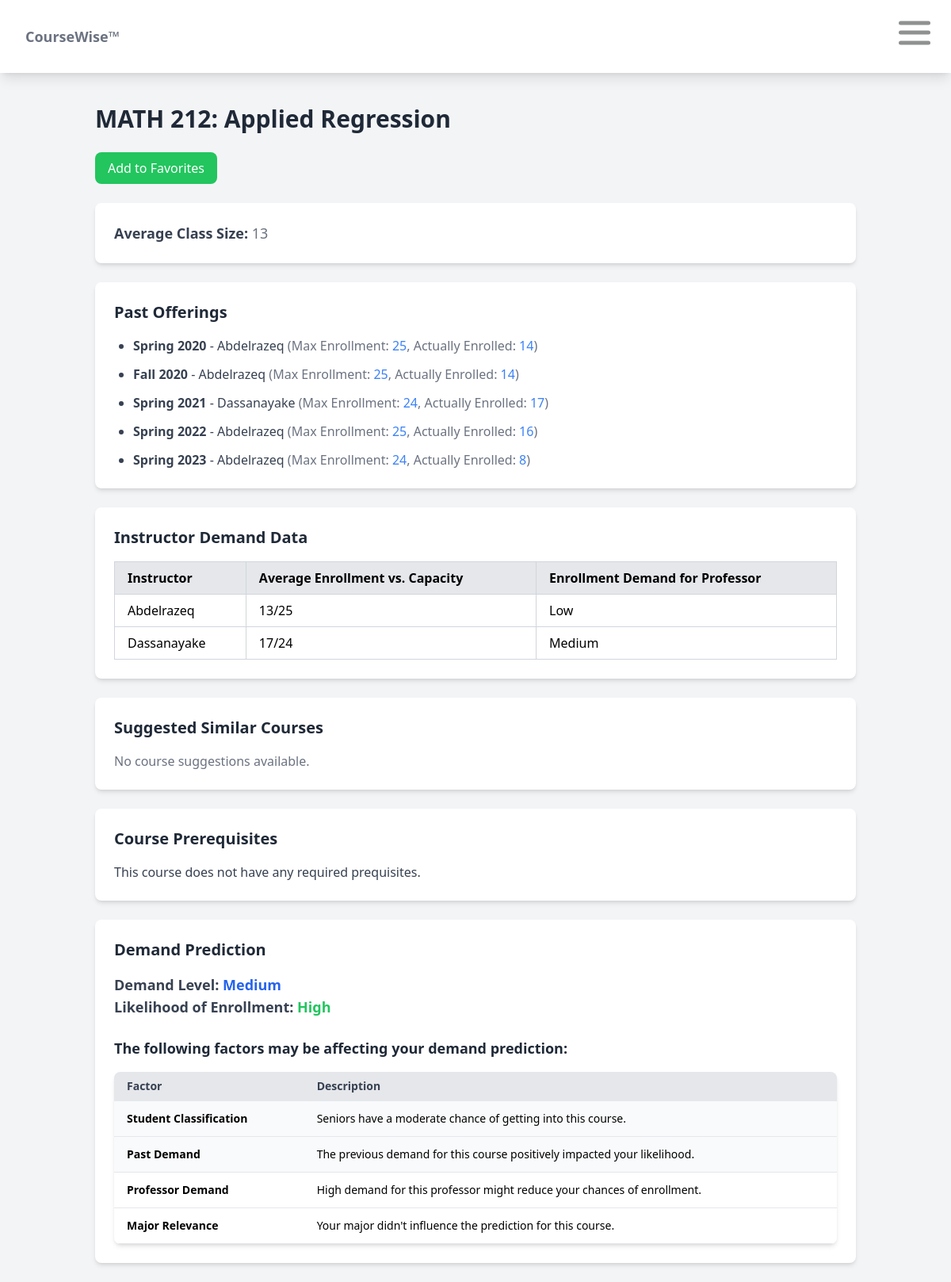
/courses/MATH/212/, run on the app's committed database.
### courses/models.py (models this page shows)
class CourseInfo(models.Model):
    semester = models.CharField(max_length=255)
    year = models.CharField(max_length=255)
    subject = models.CharField(max_length=255)
    course_number = models.IntegerField()
    course_title = models.CharField(max_length=255)
    catalog_title = models.CharField(max_length=255)
    f_credits = models.CharField(max_length=255)
    prereqs = models.CharField(max_length=255)
    meeting_pattern = models.CharField(max_length=255)
    meeting_time = models.CharField(max_length=255)
    instructor = models.CharField(max_length=255)
    max_enrollment = models.IntegerField()
    students_enrolled = models.IntegerField()
    primary_requests = models.IntegerField()
    major_requests = models.IntegerField()
    senior_requests = models.IntegerField()
    seniors_enrolled = models.IntegerField()
    junior_requests = models.IntegerField()
    juniors_enrolled = models.IntegerField()
    sophomore_requests = models.IntegerField()
    sophomores_enrolled = models.IntegerField()
    first_year_requests = models.IntegerField()
    first_years_enrolled = models.IntegerField()

### courses/views.py (the view)
# urls.py: path('<str:subject>/<str:number>/', views.course_page, name='course_page'),
def course_page(request, subject, number):
    offerings = CourseInfo.objects.filter(subject=subject.upper(), course_number=int(number))
    unique_offerings = offerings.values('semester', 'year', 'instructor', 'max_enrollment',
                                        'students_enrolled').distinct()
    catalog_pull = CourseCatalog.objects.filter(subject=subject.upper(), course_number=number).first()
    avg_class_size = int(offerings.aggregate(Avg("students_enrolled"))["students_enrolled__avg"]) or 0
    demand_data = demand_prediction(request, subject, number)
    suggestion_courses = demand_data.get('suggestion_courses', [])
    instructor_demand_data = []
    instructors = offerings.values_list('instructor', flat=True).distinct()
    for instructor in instructors:
        if instructor is not None:
            history = offerings.filter(instructor=instructor)
            avg_data = history.aggregate(
                avg_enrollment=Avg('students_enrolled'),
                avg_capacity=Avg('max_enrollment')
            )
            avg_enrollment = avg_data['avg_enrollment'] or 0
            avg_capacity = avg_data['avg_capacity'] or 0
            demand_level = _calculate_demand_level(history)
            instructor_demand_data.append({
                'instructor': instructor,
                'avg_enrollment': round(avg_enrollment),
                'avg_capacity': round(avg_capacity),
                'enrollment_vs_capacity': f"{round(avg_enrollment)}/{round(avg_capacity)}",
                'enrollment_demand': demand_level,
            })
    favorites = request.session.get('favorites', [])
    is_favorite = f"{subject}-{number}" in favorites
    course_title = CourseInfo.objects.filter(subject=subject.upper(), course_number=int(number)).values('catalog_title').first()
    return render(request, 'course_page.html', {
        'offerings': unique_offerings,
        'avg_class_size': avg_class_size,
        'classification': demand_data["classification"],
        'demand_level': demand_data["demand_level"],
        'student_classification': demand_data["student_classification"],
        'student_major': demand_data["student_major"],
        'suggestion_courses': suggestion_courses,
        'instructor_demand_data': instructor_demand_data,
        'impact_factors': demand_data["impact_factors"],
        'course': catalog_pull,
        'subject': subject,
        'course_number': number,
        'title': course_title['catalog_title'],
        'is_favorite': is_favorite
    })

### courses/views.py (called while the page is built)
def _calculate_demand_level(course_history):
    if not course_history:
        return "Unknown"
    total_fill_rate = 0
    count = 0
    for offering in course_history:
        if offering.max_enrollment > 0:  # Avoid division by zero
            fill_rate = (offering.students_enrolled / offering.max_enrollment) * 100
            total_fill_rate += fill_rate
            count += 1
    if count == 0:
        return "Unknown"
    avg_fill_rate = total_fill_rate / count
    if avg_fill_rate >= 90:
        return "High"
    elif avg_fill_rate >= 70:
        return "Medium"
    else:
        return "Low"

### templates/course_page.html (shortened to what this page needs)
{% extends "base.html" %}
{% block content %}
    <div class="container mx-auto px-4 py-6">
        <h1 class="text-3xl font-semibold text-gray-800 mb-6">{{ subject }} {{ course_number }}: {{ title }}</h1>
        <div class="flex justify-between mb-6">
            <div>
                {% if is_favorite %}
                    <button onclick="removeFromFavorites('{{ subject }}', '{{ course_number }}')"
                            class="bg-red-500 text-white py-2 px-4 rounded-lg hover:bg-red-600 transition-all duration-300">
                        Remove from Favorites
                    </button>
                {% else %}
                    <button onclick="addToFavorites('{{ subject }}', '{{ course_number }}')"
                            class="bg-green-500 text-white py-2 px-4 rounded-lg hover:bg-green-600 transition-all duration-300">
                        Add to Favorites
                    </button>
                {% endif %}
            </div>
    </div>
        <div class="bg-white shadow-md rounded-lg p-6 mb-6">
            <p class="text-lg font-medium text-gray-700">
                <strong>Average Class Size:</strong>
                <span class="text-gray-500">{{ avg_class_size|default:"No data available" }}</span>
            </p>
        </div>
        <div class="bg-white shadow-md rounded-lg p-6 mb-6">
            <h2 class="text-xl font-semibold text-gray-800 mb-4">Past Offerings</h2>
            <ul class="list-disc pl-6 space-y-3">
                {% for offering in offerings %}
                    <li class="text-gray-700">
                        <strong>{{ offering.semester }} {{ offering.year }}</strong> - {{ offering.instructor }}
                        <span class="text-gray-500">
                            (Max Enrollment: <span class="text-blue-500">{{ offering.max_enrollment }}</span>,
                            Actually Enrolled: <span class="text-blue-500">{{ offering.students_enrolled }}</span>)
                        </span>
                    </li>
                {% empty %}
                    <li class="text-gray-500">No past offerings.</li>
                {% endfor %}
            </ul>
        </div>
        <div class="bg-white shadow-md rounded-lg p-6 mb-6">
            <h2 class="text-xl font-semibold text-gray-800 mb-4">Instructor Demand Data</h2>
            <table class="w-full border-collapse border border-gray-300">
                <thead>
                    <tr class="bg-gray-200">
                        <th class="border border-gray-300 px-4 py-2 text-left">Instructor</th>
                        <th class="border border-gray-300 px-4 py-2 text-left">Average Enrollment vs. Capacity</th>
                        <th class="border border-gray-300 px-4 py-2 text-left">Enrollment Demand for Professor</th>
                    </tr>
                </thead>
                <tbody>
                    {% for instructor in instructor_demand_data %}
                        <tr class="bg-white">
                            <td class="border border-gray-300 px-4 py-2">{{ instructor.instructor }}</td>
                            <td class="border border-gray-300 px-4 py-2">{{ instructor.enrollment_vs_capacity }}</td>
                            <td class="border border-gray-300 px-4 py-2">{{ instructor.enrollment_demand }}</td>
                        </tr>
                    {% empty %}
                        <tr>
                            <td colspan="3" class="border border-gray-300 px-4 py-2 text-gray-500 text-center">
                                No instructor demand data available.
                            </td>
                        </tr>
                    {% endfor %}
                </tbody>
            </table>
        </div>
    {% if suggestion_courses %}
        <div class="bg-white shadow-md rounded-lg p-6 mb-6">
            <h2 class="text-xl font-semibold text-gray-800 mb-4">Suggested Similar Courses</h2>
            <ul class="list-disc pl-6 space-y-3">
                {% for course in suggestion_courses %}
                    <li class="text-gray-700">
                        <strong>{{ course.subject }} {{ course.course_number }}</strong></li>
                {% endfor %}
            </ul>
        </div>
    {% else %}
        <div class="bg-white shadow-md rounded-lg p-6 mb-6">
            <h2 class="text-xl font-semibold text-gray-800 mb-4">Suggested Similar Courses</h2>
            <p class="text-gray-500">No course suggestions available.</p>
        </div>
    {% endif %}
    {% if course %}
        <div class="bg-white shadow-md rounded-lg p-6 mb-6">
            <h2 class="text-xl font-semibold text-gray-800 mb-4">Course Prerequisites</h2>
            {% if course.prereqs == 'NULL' %}
                <p class="text-gray-700">This course does not have any required prequisites.</p>
            {% else %}
                <p class="text-gray-700">{{ course.prereqs }}</p>
            {% endif %}
        </div>
    {% else %}
        <div class="bg-white shadow-md rounded-lg p-6 mb-6">
            <h2 class="text-xl font-semibold text-gray-800 mb-4">Course Prerequisites</h2>
            <p class="text-gray-500">This course has no prerequisites.</p>
        </div>
    {% endif %}
        {% if classification %}
            <div class="bg-white shadow-md rounded-lg p-6 mt-6">
                <h2 class="text-xl font-semibold text-gray-800 mb-4">Demand Prediction</h2>
                <div class="mb-4">
                    <p class="text-lg font-medium text-gray-700">
                        <strong>Demand Level:</strong>
                        <span class="font-bold text-blue-600">{{ demand_level }}</span>
                    </p>
                    <p class="text-lg font-medium text-gray-700">
                        <strong>Likelihood of Enrollment:</strong>
                        <span
                            class="font-bold {% if classification == 'High' %}text-green-500{% elif classification == 'Medium' %}text-yellow-500{% else %}text-red-500{% endif %}">
                            {{ classification }}
                        </span>
                    </p>
                </div>
                <h3 class="text-lg font-semibold text-gray-800 mt-6 mb-4">The following factors may be affecting your demand prediction:</h3>
                <div class="overflow-x-auto bg-gray-50 shadow-md rounded-lg">
                    <table class="min-w-full table-auto border-collapse">
                        <thead class="bg-gray-200">
                            <tr>
                                <th class="px-4 py-2 text-left text-sm font-semibold text-gray-700 border-b">Factor</th>
                                <th class="px-4 py-2 text-left text-sm font-semibold text-gray-700 border-b">Description</th>
                            </tr>
                        </thead>
                        <tbody class="text-sm">
                            <tr class="bg-gray-50">
                                <td class="px-4 py-3 border-b"><strong>Student Classification</strong></td>
                                <td class="px-4 py-3 border-b">
                                    {% if student_classification == 'Freshman' %}
                                        {% if demand_level == 'High' %}
                                            First-year students are less likely to get into this course due to high demand.
                                        {% elif demand_level == 'Medium' %}
                                            First-year students have a moderate chance of getting into this course.
                                        {% else %}
                                            First-year students are more likely to get into this course due to low demand.
                                        {% endif %}
                                    {% else %}
                                        {% if demand_level == 'High' %}
                                            Seniors have a moderate chance of getting into this course because of the high demand.
                                        {% elif demand_level == 'Medium' %}
                                            Seniors have a moderate chance of getting into this course.
                                        {% else %}
                                            Seniors are more likely to get into this course due to low demand.
                                        {% endif %}
                                    {% endif %}
                                </td>
                            </tr>
                            <tr class="bg-gray-50">
                                <td class="px-4 py-3 border-b"><strong>Past Demand</strong></td>
                                <td class="px-4 py-3 border-b">
                                    {% if impact_factors.past_demand > 0 %}
                                         The previous demand for this course positively impacted your likelihood.
                                    {% elif impact_factors.past_demand < 0 %}
                                        <span class="text-red-500"></span> The previous demand for this course negatively impacted your likelihood.
                                    {% else %}
                                        <span class="text-gray-500"></span> The previous demand did not affect your likelihood.
                                    {% endif %}
                                </td>
                            </tr>
                            <tr class="bg-white">
                                <td class="px-4 py-3 border-b"><strong>Professor Demand</strong></td>
                                <td class="px-4 py-3 border-b text-black">
                                    {% if impact_factors.professor > 0.7 %}
                                        High demand for this professor might reduce your chances of enrollment.
                                    {% elif impact_factors.professor > 0.4 %}
                                        Moderate demand for this professor could affect your chances.
                                    {% else %}
                                        This professor has lower demand, improving your chances.
                                    {% endif %}
                                </td>
                            </tr>
                            <tr class="bg-white">
                                <td class="px-4 py-3 border-b"><strong>Major Relevance</strong></td>
                                <td class="px-4 py-3 border-b">
                                    {% if impact_factors.major < 0 %}
                                        This course is outside your major, which decreased your likelihood of enrollment.
                                    {% elif impact_factors.major > 0 %}
                                        This course is in your major, which improved your likelihood of enrollment.
                                    {% else %}
                                        Your major didn't influence the prediction for this course.
                                    {% endif %}
                                </td>
                            </tr>
                        </tbody>
                    </table>
                </div>
            </div>
        {% else %}
            <p class="text-lg text-gray-700 mt-6">No demand prediction available.</p>
        {% endif %}
    </div>
{% endblock %}

### data on the page
CourseInfo: semester "Spring", year "2020", instructor "Abdelrazeq", max_enrollment "25", students_enrolled "14"
CourseInfo: semester "Fall", year "2020", instructor "Abdelrazeq", max_enrollment "25", students_enrolled "14"

### other printed values
{{ subject }} "MATH"
{{ course_number }} "212"
{{ title }} "Applied Regression"
{{ avg_class_size|default:"No data available" }} "13"
{{ offering.semester }} "Spring" "Spring" "Spring"
{{ offering.year }} "2021" "2022" "2023"
{{ offering.instructor }} "Dassanayake" "Abdelrazeq" "Abdelrazeq"
{{ offering.max_enrollment }} "24" "25" "24"
{{ offering.students_enrolled }} "17" "16" "8"
{{ instructor.instructor }} "Abdelrazeq" "Dassanayake"
{{ instructor.enrollment_vs_capacity }} "13/25" "17/24"
{{ instructor.enrollment_demand }} "Low" "Medium"
{{ demand_level }} "Medium"
{{ classification }} "High"
